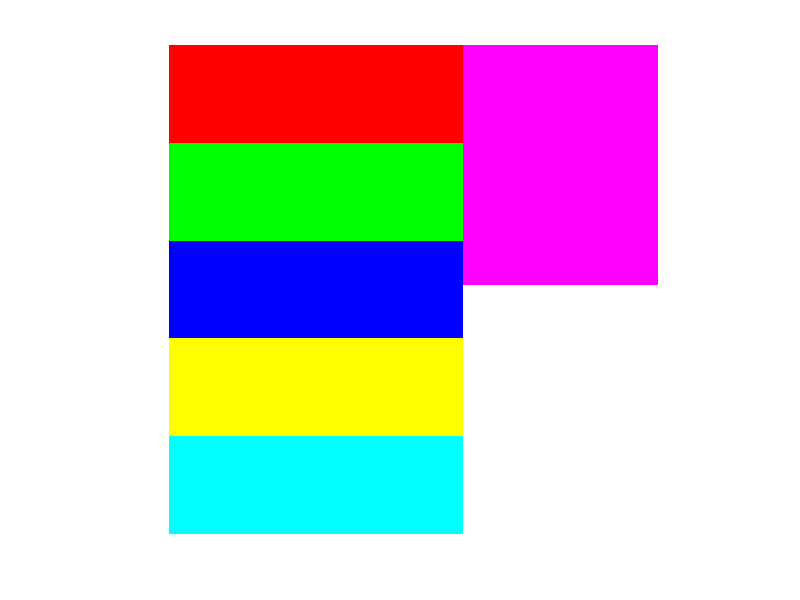
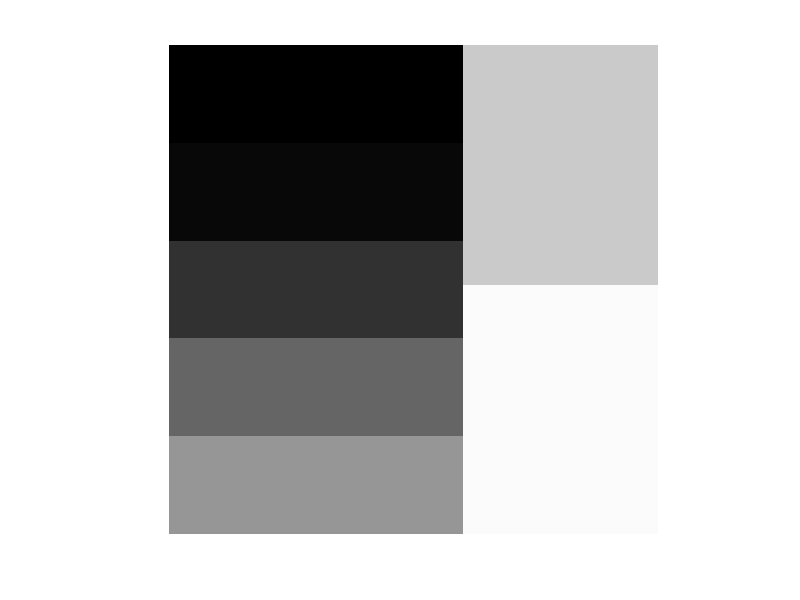

MATLAB code to generate these figures, in order:
image = zeros(100, 100, 3);
depth = zeros(100, 100);

for i = 1:20
    for j = 1:60
        image(i, j, :) = [100, 0, 0];
        depth(i, j) = 1;
    end
end

for i = 21:40
    for j = 1:60
        image(i, j, :) = [0, 100, 0];
        depth(i, j) = 10;
    end
end

for i = 41:60
    for j = 1:60
        image(i, j, :) = [0, 0, 100];
        depth(i, j) = 50;
    end
end

for i = 61:80
    for j = 1:60
        image(i, j, :) = [100, 100, 0];
        depth(i, j) = 100;
    end
end

for i = 81:100
    for j = 1:60
        image(i, j, :) = [0, 100, 100];
        depth(i, j) = 150;
    end
end

for i = 1:50
    for j = 61:100
        image(i, j, :) = [100, 0, 100];
        depth(i, j) = 200;
    end
end

for i = 50:100
    for j = 61:100
        image(i, j, :) = [100, 100, 100];
        depth(i, j) = 250;
    end
end

figure(1);
imshow(image); 
imwrite(image,'test_image.png', 'png')

figure(2);
depth = uint8(depth);
imshow(depth);
imwrite(depth,'test_depth.png', 'png')




